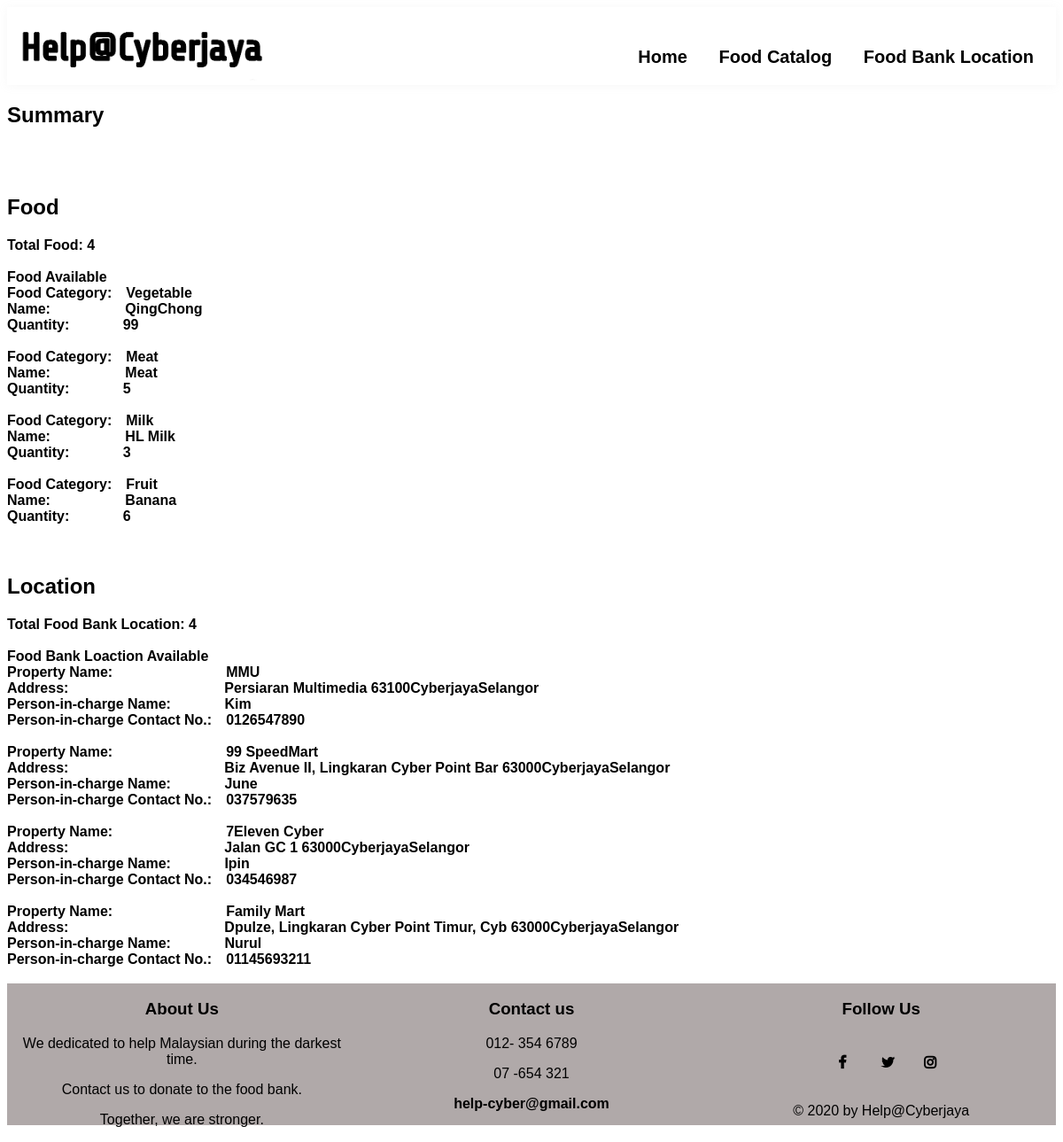
Page /foodbank/Admin/Report.php on the committed database.
### tables this page shows
CREATE TABLE `food` (
  `FOOD_ID` int unsigned NOT NULL AUTO_INCREMENT,
  `FOOD_CATEGORY` varchar(20) NOT NULL,
  `FOOD_NAME` varchar(20) DEFAULT NULL,
  `FOOD_QUANTITY` int unsigned DEFAULT NULL,
  `FOOD_STATUS` varchar(6) DEFAULT NULL,
  `FOOD_PICTURE` varchar(255) DEFAULT NULL,
  `USER_ID` varchar(10) DEFAULT NULL,
  `ADMIN_ID` varchar(10) DEFAULT NULL,
  `FOOD_FEATURED` varchar(10) DEFAULT NULL,
  PRIMARY KEY (`FOOD_ID`)
);

CREATE TABLE `location` (
  `LOCATION_ID` int unsigned NOT NULL AUTO_INCREMENT,
  `LOCATION_NO` varchar(15) NOT NULL,
  `LOCATION_ADDRESSLINE1` varchar(40) NOT NULL,
  `LOCATION_ADDRESSLINE2` varchar(40) NOT NULL,
  `LOCATION_POSTCODE` int unsigned NOT NULL,
  `LOCATION_CITY` varchar(15) NOT NULL,
  `LOCATION_STATE` varchar(15) NOT NULL,
  `LOCATION_PIC_NAME` varchar(20) NOT NULL,
  `LOCATION_PIC_PHONENO` varchar(11) NOT NULL,
  `LOCATION_PICTURE` varchar(255) NOT NULL,
  PRIMARY KEY (`LOCATION_ID`)
);

### foodbank/Admin/Report.php (the view, shortened to what this page needs)
<?php include('../config/constants.php'); ?>
<!DOCTYPE html>
<html>
    <link rel="stylesheet"  href="../css/header.css">
    <link rel="stylesheet"  href="../css/footer.css">
    <link rel="stylesheet"  href="../css/location.css">
    <link rel="stylesheet" href="https://cdnjs.cloudflare.com/ajax/libs/font-awesome/4.7.0/css/font-awesome.min.css">
    <head>
    </head>
    <body>
        <div class="grid-container">
            <div class="header">
                <nav class="header-header">
                    <ul class="header-list">
                        <a href="../Login/index.php"><img class="logo" src="../image/logo.png"></a>
                        <li class="headernav"><a href="../Login/index.php">Home</a></li>
                        <li class="headernav"><a href="#">Food Catalog</a></li>
                        <li class="headernav"><a href="#">Food Bank Location</a></li>
                    </ul>
                </nav>
            </div>
           <div class="outer">
               <h2>Summary</h2><br>
               <div class="inner">
                <?php
                        $sql = "SELECT * FROM food";
                        $res = mysqli_query($conn,$sql);
                        $count = mysqli_num_rows($res);
                        ?>
                        <br>
                        <h2>Food</h2>
                        <span style="font-weight: bold;">Total Food: <?php echo $count;?></span><br><br>
                        <span style="font-weight: bold; font-size:medium;">Food Available</span><br>
                        <?php
                            if($count>0){
                            while($row=mysqli_fetch_assoc($res)){
                                $foodcategory=$row['FOOD_CATEGORY']."<br>";
                                $name=$row['FOOD_NAME']."<br>";
                                $quantity=$row['FOOD_QUANTITY']."<br>"."<br>";
                                ?>
                                <span style="font-weight: bold;">Food Category:&emsp;<?php echo $foodcategory;?></span>
                                <span style="font-weight: bold;">Name:&emsp;&emsp;&emsp;&emsp;&emsp;&nbsp;<?php echo $name;?></span>
                                <span style="font-weight: bold;">Quantity:&emsp;&emsp;&emsp;&ensp;&nbsp;<?php echo $quantity;?></span>
                                <?php
                            }
                        }
                    ?>
                    <?php
                        $sql = "SELECT * FROM location";
                        $res = mysqli_query($conn,$sql);
                        $count = mysqli_num_rows($res);
                        ?>
                        <br>
                        <h2>Location</h2>
                        <span style="font-weight: bold;">Total Food Bank Location: <?php echo $count;?></span><br><br>
                        <span style="font-weight: bold; font-size:medium;">Food Bank Loaction Available</span><br>
                        <?php
                            if($count>0){
                            while($rows=mysqli_fetch_assoc($res)){
                                    $propertyname=$rows['LOCATION_NO'];
                                    $address1=$rows['LOCATION_ADDRESSLINE1'];
                                    $postcode=$rows['LOCATION_POSTCODE'];
                                    $city=$rows['LOCATION_CITY'];
                                    $state=$rows['LOCATION_STATE'];
                                    $picname=$rows['LOCATION_PIC_NAME'];
                                    $picno=$rows['LOCATION_PIC_PHONENO'];
                                ?>
                                <span style="font-weight: bold;">Property Name:&emsp;&emsp;&emsp;&emsp;&emsp;&emsp;&emsp;&emsp;<?php echo $propertyname;?></span><br>
                                <span style="font-weight: bold;">Address:&emsp;&emsp;&emsp;&emsp;&emsp;&emsp;&emsp;&emsp;&emsp;&emsp;&emsp;<?php echo $address1." ".$postcode.$city.$state;?></span><br>
                                <span style="font-weight: bold;">Person-in-charge Name:&ensp;&nbsp;&emsp;&emsp;&emsp;<?php echo $picname;?></span><br>
                                <span style="font-weight: bold;">Person-in-charge Contact No.:&emsp;<?php echo $picno;?></span><br><br>
                                <?php
                            }
                        }
                    ?>
               </div>
           </div>
            <div class="footer">
                <div class="footer-inner-grid">
                    <div id="about-us">
                        <h3>About Us</h3>
                        <p>We dedicated to help Malaysian during the darkest time.</p>
                        <p>Contact us to donate to the food bank.</p>
                        <p>Together, we are stronger.</p>
                    </div>
                    <div id="contact-us">
                        <h3>Contact us</h3>
                        <p>012- 354 6789</p>
                        <p>07 -654 321</p>
                        <p><a href = "mailto: help-cyber@gmail.com" id="email">help-cyber@gmail.com</a></p>
                    </div>
                    <div id="copyright">
                        <h3>Follow Us</h3>
                        <a href="#" class="fa fa-facebook"></a>
                        <a href="#" class="fa fa-twitter"></a>
                        <a href="#" class="fa fa-instagram"></a>
                        <p>&copy; 2020 by Help@Cyberjaya</p>
                    </div>
                </div>
            </div>
        </div>
    </body>
</html>

### foodbank/css/header.css (style rules this page uses)
.header { grid-area: header; background-color: white; padding: 5px; box-shadow: 0px 1px 10px rgba(176,173,176,0.1); }
.header-header .header-list { margin:0; padding:0; list-style-type: none; text-align: right; font-size: 20px; }
.headernav { display: inline-block; margin-top:40px; margin-right: 20px; margin-left: 10px; }
img.logo { float: left ; height: 13.8%; width:25%; }

### foodbank/css/footer.css (style rules this page uses)
.footer { grid-area: footer; padding: 0px; text-align: center; height: 160px; background: #B0A9A9; }
.footer-inner-grid { display: grid; grid-template-columns: 1fr 1fr 1fr; height: 160px; }
.fa { margin:10px; padding: 12px; font-size: 20px; width: 20px; text-align: center; text-decoration: none; }

### foodbank/Admin/Report.php (style rules this page uses)
* { box-sizing: border-box; color: black; }
body { font-family: Arial, Helvetica, sans-serif; }
a:link { text-decoration: none; cursor: pointer; font-weight: bold; }
.grid-container { display: grid; grid-template-areas: 'header ' 'middle ' 'footer' ; }

### rows in the picture
food: FOOD_CATEGORY "Vegetable", FOOD_NAME "QingChong", FOOD_QUANTITY "99"
food: FOOD_CATEGORY "Meat", FOOD_NAME "Meat", FOOD_QUANTITY "5"
food: FOOD_CATEGORY "Milk", FOOD_NAME "HL Milk", FOOD_QUANTITY "3"
food: FOOD_CATEGORY "Fruit", FOOD_NAME "Banana", FOOD_QUANTITY "6"
location: LOCATION_NO "MMU", LOCATION_ADDRESSLINE1 "Persiaran Multimedia", LOCATION_POSTCODE "63100", LOCATION_CITY "Cyberjaya", LOCATION_STATE "Selangor", LOCATION_PIC_NAME "Kim", LOCATION_PIC_PHONENO "0126547890"
location: LOCATION_NO "99 SpeedMart", LOCATION_ADDRESSLINE1 "Biz Avenue II, Lingkaran Cyber Point Bar", LOCATION_POSTCODE "63000", LOCATION_CITY "Cyberjaya", LOCATION_STATE "Selangor", LOCATION_PIC_NAME "June", LOCATION_PIC_PHONENO "037579635"
location: LOCATION_NO "7Eleven Cyber", LOCATION_ADDRESSLINE1 "Jalan GC 1", LOCATION_POSTCODE "63000", LOCATION_CITY "Cyberjaya", LOCATION_STATE "Selangor", LOCATION_PIC_NAME "Ipin", LOCATION_PIC_PHONENO "034546987"
location: LOCATION_NO "Family Mart", LOCATION_ADDRESSLINE1 "Dpulze, Lingkaran Cyber Point Timur, Cyb", LOCATION_POSTCODE "63000", LOCATION_CITY "Cyberjaya", LOCATION_STATE "Selangor", LOCATION_PIC_NAME "Nurul", LOCATION_PIC_PHONENO "01145693211"

### other values in the picture
$count "4"
